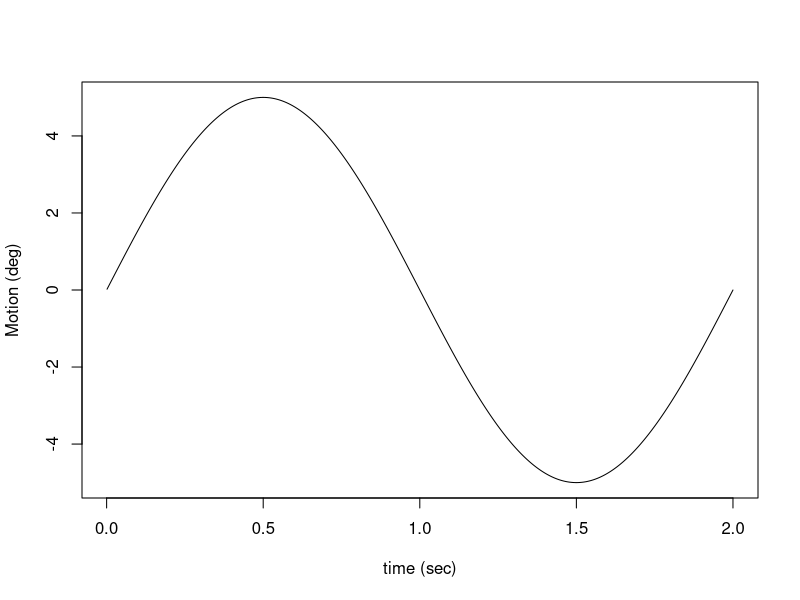
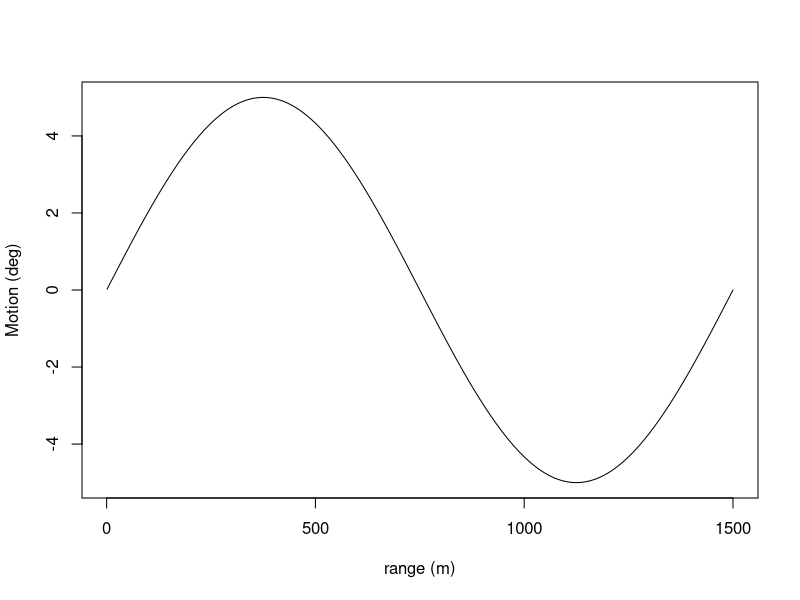
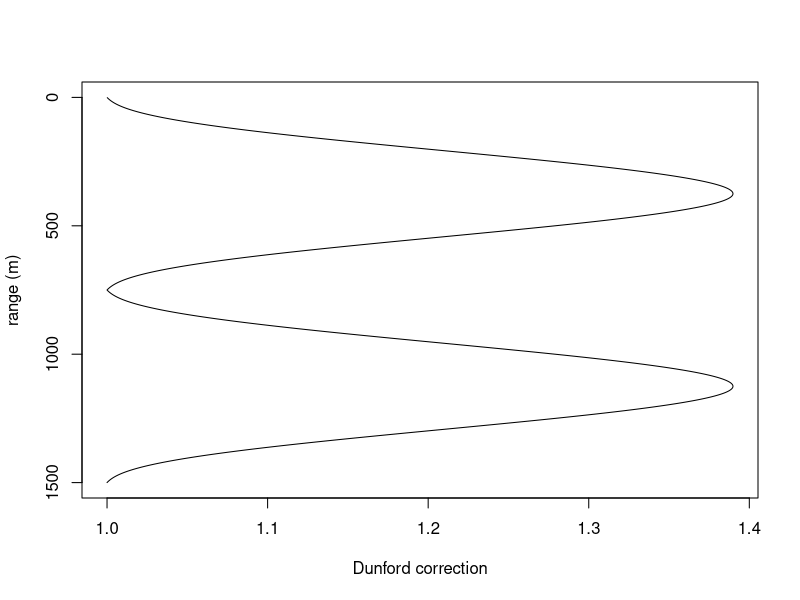
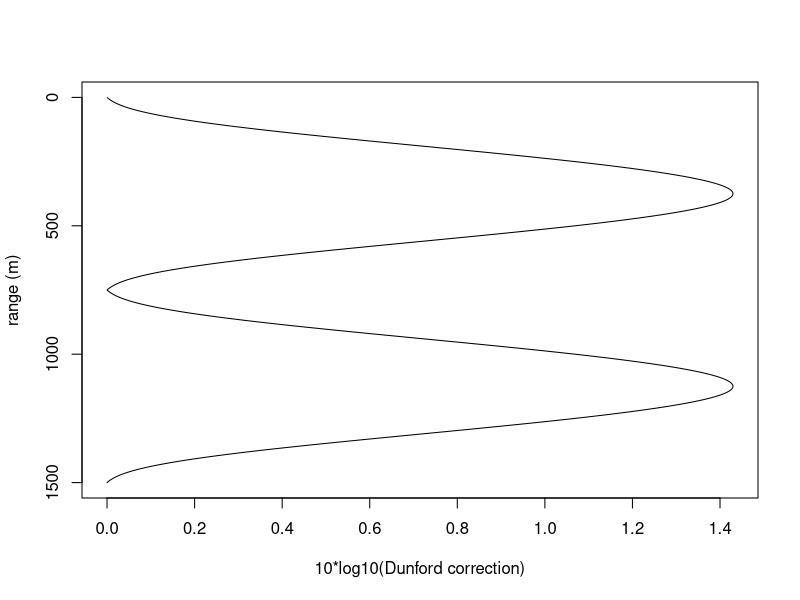
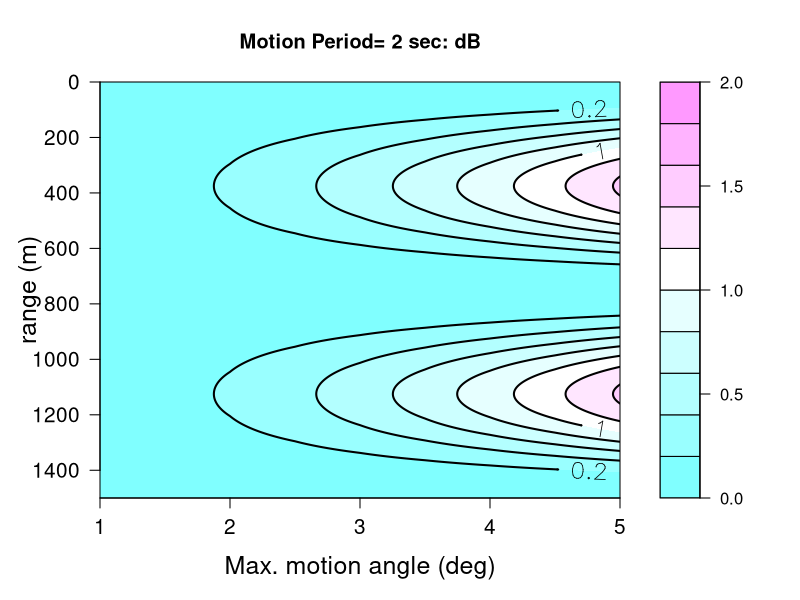

The R script that drew these images, in order:
###########################################################################
# Generate graphics of the Dunford correction
# Input transducer beam width, maximum sampling range, and angular motion 
# of the vessel. Create a 2-dimensional array of correction as a function 
# of range and motion. Plot as a contoured graph
#
# Reference: Dunford, A.J., 2005, Correcting echo-integration data for
#            transducer motion, Journal of the Acoustical Society of
#            America, 118:2121-2123, doi: 10.1121/1.2005927
#
# Please e-mail me with any questions or corrections, 
# Mike Jech, michael.jech@noaa.gov
#
# jech
# source("Dunford_Motion-Correction.R")

# start with a clean slate
rm(list = ls())

#+++++++++++++++++++++++++++++++++++++++++++++++++++++++++++++++++++++++++++++
# parameters to modify
### environmental variables
# speed of sound in water (m sec^-1)
c.water = 1500

### transducer variables
# BW is the full-width half-power beamwidth (alpha in Dunford)
BW.deg = 11
BW.rad = BW.deg*pi/180

### create a matrix of range vs angle
# maximum range
range.max = 1500
#range.max = 50
range = seq(1, range.max, by=1)

### angular motion of the vessel
# angle is the angle of motion; could be roll or pitch or combination of both
# this is the maximum angular deviation recorded by the motion sensor, i.e., 1/2 the total angular width of the motion
# or 1/4 the total angular motion in one period T.sec 
motion.deg.max = 5

# period of motion, seconds
# get from FFT or other analysis
T.sec = 2
#+++++++++++++++++++++++++++++++++++++++++++++++++++++++++++++++++++++++++++++

# angular velocity is the 4*(1/2 max angle)/T.sec (deg sec^-1)
ang.vel = 4*motion.deg.max/T.sec

# the total travel time in seconds for the sound to travel to range.max and back
T.samp = 2*range.max/c.water
t.samp = 2*range/c.water       # a vector

# vector of angles representing a sinusoidal motion of period T.samp and angular velocity
gamma.deg = sin(ang.vel*t.samp*2*pi/(4*motion.deg.max))*motion.deg.max
gamma.rad = abs(gamma.deg)*pi/180
plot(t.samp, gamma.deg, type='l', ylab='Motion (deg)', xlab='time (sec)')
plot(range, gamma.deg, type='l', ylab='Motion (deg)', xlab='range (m)')

### Dunford correction
arg = sin(gamma.rad)/sin(BW.rad/2)
K = 0.17083*arg^5 - 0.39660*arg^4 + 0.53851*arg^3 + 0.13764*arg^2 + 0.039645*arg + 1
plot(K, range, ylim=c(range.max, 0), xlab='Dunford correction', ylab='range (m)', type='l')
plot(10*log10(K), range, ylim=c(range.max, 0), xlab='10*log10(Dunford correction)', ylab='range (m)', type='l')

# sequence through the anglular motion for the plot
motion.vect = seq(1, motion.deg.max, by=0.5)

# make a matrix with row = range and col = anglular motion
K.mat = matrix(0, nrow=length(motion.vect), ncol=length(range))

i = 1
for (motion.deg.max in motion.vect) {
  ang.vel = 4*motion.deg.max/T.sec
  gamma.deg = sin(ang.vel*t.samp*2*pi/(4*motion.deg.max))*motion.deg.max
  gamma.rad = abs(gamma.deg)*pi/180
  arg = sin(gamma.rad)/sin(BW.rad/2)
  K.mat[i,] = 0.17083*arg^5 - 0.39660*arg^4 + 0.53851*arg^3 + 0.13764*arg^2 + 0.039645*arg + 1
  i = i+1
}

opar = par()
par(mar = c(5.1,5.0,4.1,0.5))

plotdB = 'y'
if (plotdB == 'n') {
  # set contour levels using maximum of K.mat
  K.max = ceiling(max(K.mat))
  #K.max = max(K.mat)
  # 10 intervals
  #Klevels = seq(0, K.max, by=K.max/10)
  Klevels = seq(1, 1.4, by=1/20)
  lab.vect = as.character(round(Klevels,2))
  # plot the 2D array
  filled.contour(x=motion.vect, y=range, z=K.mat, ylim=c(range.max, 0), ylab='range (m)', 
                 xlab='Max. motion angle (deg)', col=cm.colors(length(Klevels)),
                 main=paste('Motion Period=', T.sec, 'sec:', 'dB'), levels=Klevels)
  # plot the contours
  contour(x=motion.vect, y=range, z=K.mat, ylim=c(range.max,0), lwd=2, labcex=1, method='edge')
  # plot 2D array with contours overlay
  filled.contour(x=motion.vect, y=range, z=K.mat, ylim=c(range.max, 0), ylab='range (m)', 
                 xlab='Max. motion angle (deg)', cex.lab=1.5, col=cm.colors(length(Klevels)),
                 main=paste('Motion Period=', T.sec, 'sec:', 'linear'), levels=Klevels,
                 plot.axes = {
                   axis(1, cex.axis=1.25)
                   axis(2, cex.axis=1.25) 
                   contour(x=motion.vect, y=range, z=K.mat, ylim=c(range.max,0), lwd=2, labcex=1.5, add=TRUE,
                           levels=Klevels, method='edge', labels=lab.vect)
                 })
}

if (plotdB == 'y') {
  # convert correction to dB
  K.mat.dB = 10*log10(K.mat)
  K.max.dB = ceiling(max(K.mat.dB))
  #+++++++++++++++++++++++++++++++++++++++++++++
  # these lines need to be modified depending on scale
  Klevels = seq(0, K.max.dB, by=K.max.dB/10)
  lab.vect = as.character(round(Klevels,2))
  #Klevels = seq(0, 0.02, by=0.002)
  #lab.vect = as.character(round(Klevels,3))
  #+++++++++++++++++++++++++++++++++++++++++++++
  filled.contour(x=motion.vect, y=range, z=K.mat.dB, ylim=c(range.max, 0), ylab='range (m)', 
                 xlab='Max. motion angle (deg)', cex.lab=1.5, col=cm.colors(length(Klevels)),
                 main=paste('Motion Period=', T.sec, 'sec:', 'dB'), levels=Klevels,
                 plot.axes = {
                   axis(1, cex.axis=1.25)
                   axis(2, cex.axis=1.25) 
                   contour(x=motion.vect, y=range, z=K.mat.dB, ylim=c(range.max,0), lwd=2, labcex=1.5, add=TRUE,
                           levels=Klevels, method='edge', labels=lab.vect)
                 })
}


### end main
